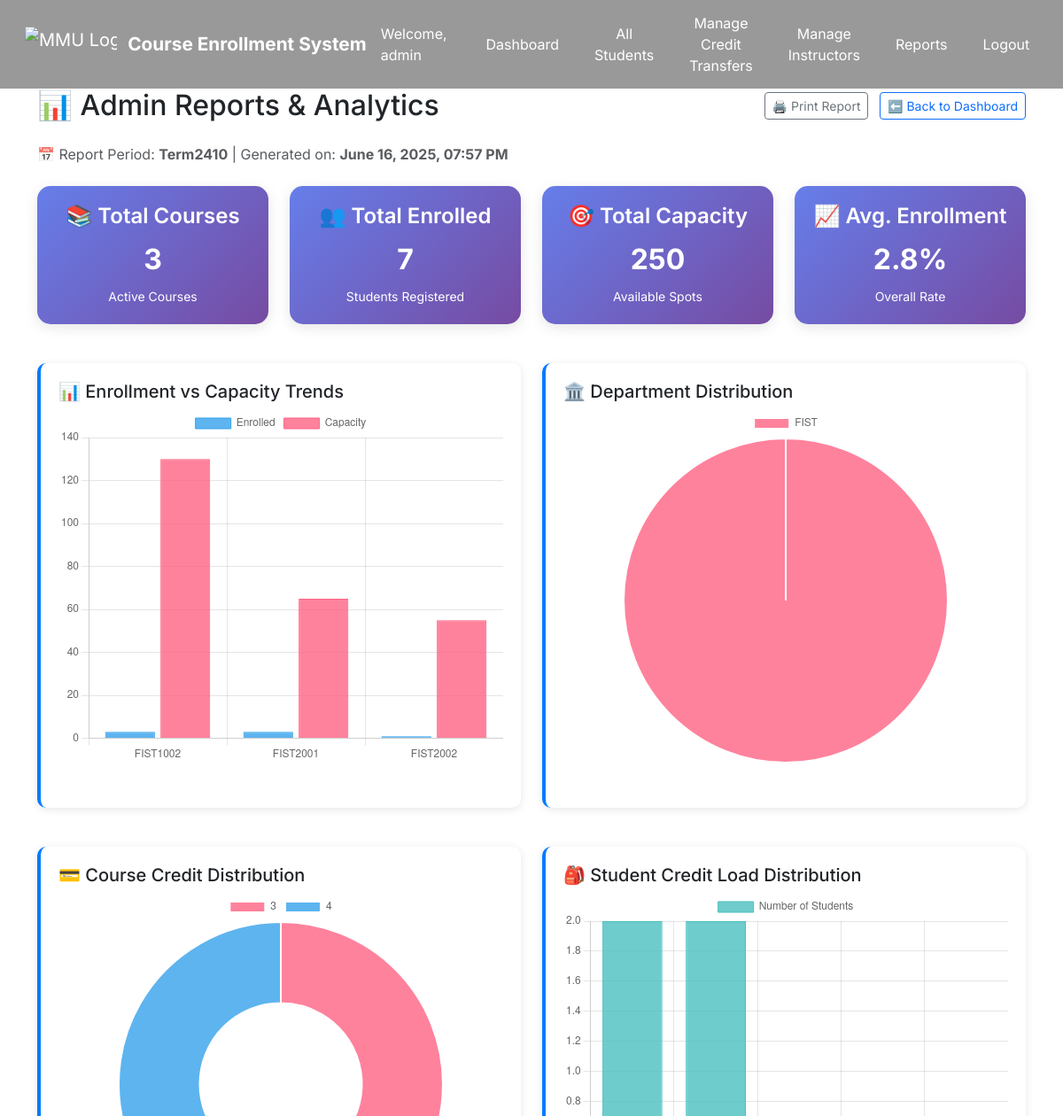
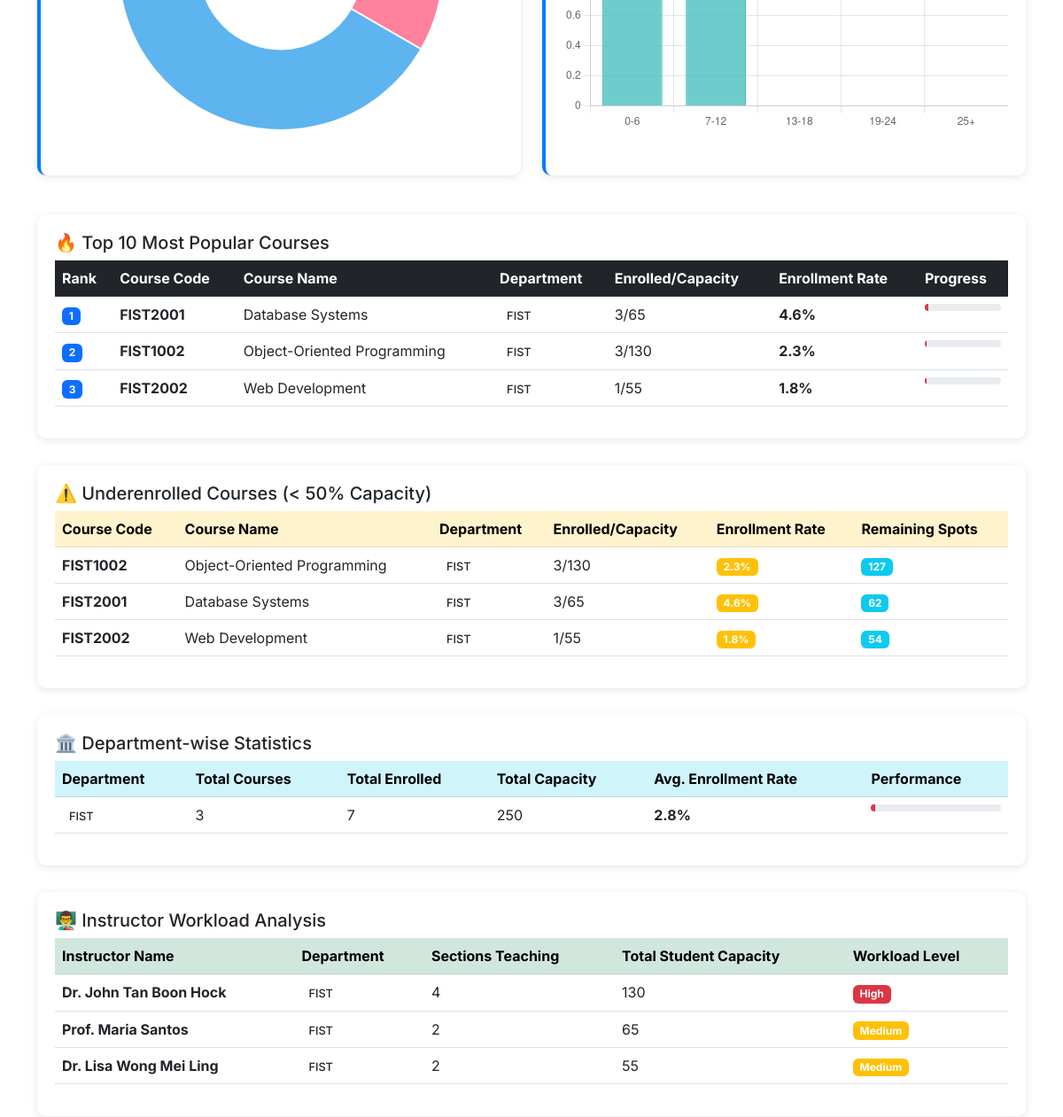
Before: /admin/admin/reports (signed in, upper part) with the older database file (2 pictures, top to bottom).
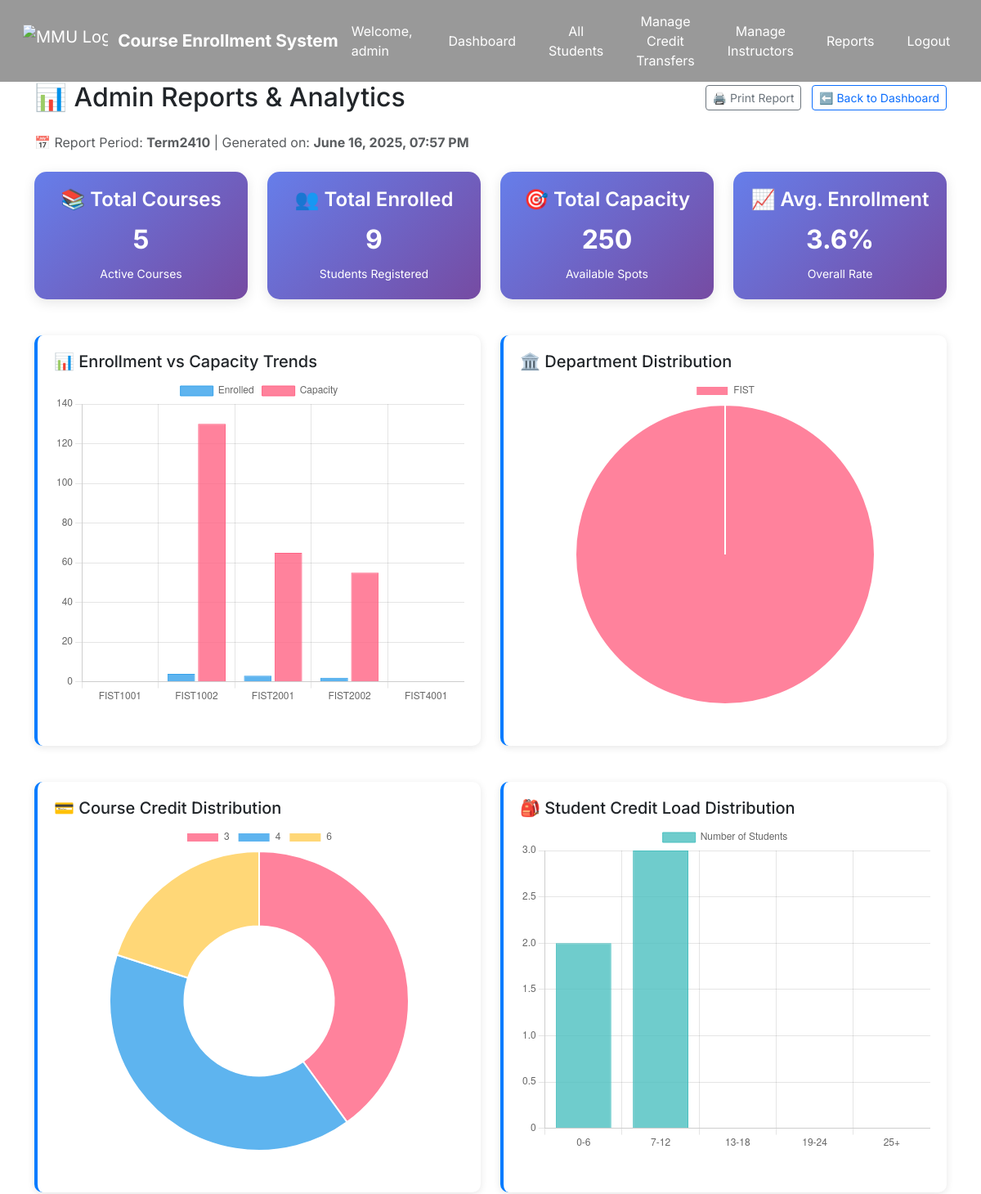
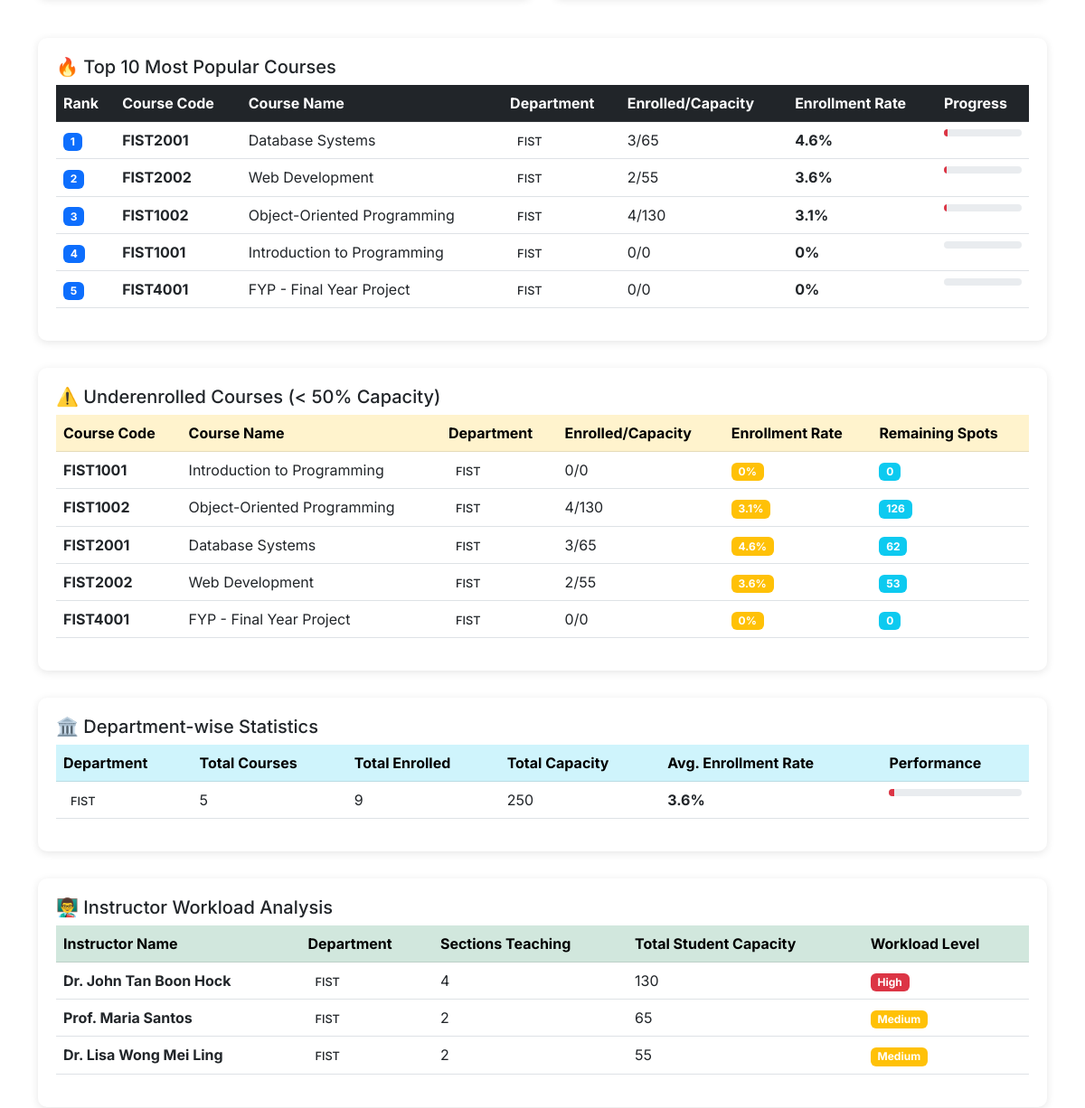
After: the same page with the newer database file (2 pictures, top to bottom).
### app/models.py (models this page shows, shortened)
class Course(db.Model):
    id = db.Column(db.Integer, primary_key=True)
    course_code = db.Column(db.String(10), unique=True)
    course_name = db.Column(db.String(128))
    description = db.Column(db.Text)
    credits = db.Column(db.Integer)
    semester = db.Column(db.String(64))
    department = db.Column(db.String(64))
    prerequisite_id = db.Column(db.Integer, db.ForeignKey('course.id'))
    prerequisite = db.relationship("Course", remote_side=[id])
    enrollments = db.relationship('Enrollment', backref='course', lazy=True)
    sections = db.relationship('Section', back_populates='course', cascade='all, delete')

class Instructor(UserMixin, db.Model):
    id = db.Column(db.Integer, primary_key=True)
    name = db.Column(db.String(128), nullable=False)
    email = db.Column(db.String(128), unique=True, nullable=False)
    password_hash = db.Column(db.String(128))
    title = db.Column(db.String(64))         # 职称，例如 Lecturer
    department = db.Column(db.String(128))   # 部门，例如 FIST
    office = db.Column(db.String(128))       # 办公地址
    phone = db.Column(db.String(32))         # 电话
    biography = db.Column(db.Text)           # 个人简介
    profile_pic = db.Column(db.String(128))  # 头像路径

class SystemSetting(db.Model):
    id = db.Column(db.Integer, primary_key=True)
    key = db.Column(db.String(64), unique=True, nullable=False)
    value = db.Column(db.String(128), nullable=False)

### app/routes/admin.py (the view)
@admin_bp.route("/admin/reports")
@login_required
def admin_reports():
    if not current_user.is_admin:
        abort(403)
    setting = SystemSetting.query.filter_by(key="open_semester").first()
    open_semester = setting.value if setting else "Term2410"
    course_stats = []
    courses = Course.query.filter_by(semester=open_semester).all()
    for course in courses:
        sections = Section.query.filter_by(course_id=course.id).all()
        total_capacity = sum(section.quota for section in sections)
        enrolled_students = db.session.query(Enrollment.student_id).join(Section).filter(
            Section.course_id == course.id
        ).distinct().count()
        remaining_spots = total_capacity - enrolled_students
        enrollment_rate = (enrolled_students / total_capacity * 100) if total_capacity > 0 else 0
        course_stats.append({
            'course_code': course.course_code,
            'course_name': course.course_name,
            'enrolled': enrolled_students,
            'capacity': total_capacity,
            'remaining': remaining_spots,
            'enrollment_rate': round(enrollment_rate, 1),
            'department': course.department
        })
    dept_stats = {}
    for stat in course_stats:
        dept = stat['department']
        if dept not in dept_stats:
            dept_stats[dept] = {
                'total_courses': 0,
                'total_enrolled': 0,
                'total_capacity': 0,
                'avg_enrollment_rate': 0
            }
        dept_stats[dept]['total_courses'] += 1
        dept_stats[dept]['total_enrolled'] += stat['enrolled']
        dept_stats[dept]['total_capacity'] += stat['capacity']
    for dept in dept_stats:
        if dept_stats[dept]['total_capacity'] > 0:
            dept_stats[dept]['avg_enrollment_rate'] = round(
                dept_stats[dept]['total_enrolled'] / dept_stats[dept]['total_capacity'] * 100, 1
            )
    student_dept_count = db.session.query(
        Student.department,
        db.func.count(Student.id).label('count')
    ).group_by(Student.department).all()
    credit_distribution = db.session.query(
        Course.credits,
        db.func.count(Course.id).label('course_count')
    ).filter_by(semester=open_semester).group_by(Course.credits).all()
    popular_courses = sorted(course_stats, key=lambda x: x['enrollment_rate'], reverse=True)[:10]
    underenrolled_courses = [course for course in course_stats if course['enrollment_rate'] < 50]
    instructor_workload = db.session.query(
        Instructor.name,
        Instructor.department,
        db.func.count(Section.id).label('section_count'),
        db.func.sum(Section.quota).label('total_capacity')
    ).join(Section).group_by(Instructor.id).all()
    time_slot_usage = db.session.query(
        Section.day,
        Section.start_time,
        db.func.count(Section.id).label('section_count')
    ).join(Course).filter(Course.semester == open_semester).group_by(
        Section.day, Section.start_time
    ).order_by(Section.day, Section.start_time).all()
    student_credit_loads = []
    students = Student.query.all()
    for student in students:
        current_enrollments = Enrollment.query.join(Section).join(Course).filter(
            Enrollment.student_id == student.id,
            Course.semester == open_semester
        ).all()
        seen_course_ids = set()
        total_credits = 0
        for enrollment in current_enrollments:
            course = enrollment.section.course
            if course.id not in seen_course_ids:
                total_credits += course.credits
                seen_course_ids.add(course.id)
        if total_credits > 0:  # Only include students with enrollments
            student_credit_loads.append({
                'student_name': student.name,
                'department': student.department,
                'credits': total_credits,
                'scholarship': student.scholarship_percentage or 0
            })
    credit_ranges = {'0-6': 0, '7-12': 0, '13-18': 0, '19-24': 0, '25+': 0}
    for load in student_credit_loads:
        credits = load['credits']
        if credits <= 6:
            credit_ranges['0-6'] += 1
        elif credits <= 12:
            credit_ranges['7-12'] += 1
        elif credits <= 18:
            credit_ranges['13-18'] += 1
        elif credits <= 24:
            credit_ranges['19-24'] += 1
        else:
            credit_ranges['25+'] += 1
    return render_template("admin/reports.html",
        open_semester=open_semester,
        course_stats=course_stats,
        dept_stats=dept_stats,
        student_dept_count=student_dept_count,
        credit_distribution=credit_distribution,
        popular_courses=popular_courses,
        underenrolled_courses=underenrolled_courses,
        instructor_workload=instructor_workload,
        time_slot_usage=time_slot_usage,
        student_credit_loads=student_credit_loads,
        credit_ranges=credit_ranges,
        generated_on=datetime.now().strftime("%B %d, %Y, %I:%M %p")  # 👈 加这行
    )

### app/models.py (called while the page is built)
    @property
    def is_admin(self):
        return True

### app/templates/admin/reports.html (shortened to what the changed rows need)
    {% extends "base.html" %}
    {% block head %}
    {{ super() }}
    {% endblock %}
    {% block content %}
    <div class="d-flex justify-content-between align-items-center mb-4">
        <h2 class="mb-0">📊 Admin Reports & Analytics</h2>
    </div>
    <p class="text-muted mb-4">
        📅 Report Period: <strong>{{ open_semester }}</strong> |
        Generated on: <strong>{{ generated_on }}</strong>
    </p>
    <div class="row mb-4">
        <div class="col-md-3">
            <div class="stats-card text-center">
                <h4>📚 Total Courses</h4>
                <div class="stat-number">{{ course_stats|length }}</div>
                <small>Active Courses</small>
            </div>
        </div>
        <div class="col-md-3">
            <div class="stats-card text-center">
                <h4>👥 Total Enrolled</h4>
                <div class="stat-number">{{ course_stats|sum(attribute='enrolled') }}</div>
                <small>Students Registered</small>
            </div>
        </div>
        <div class="col-md-3">
            <div class="stats-card text-center">
                <h4>📈 Avg. Enrollment</h4>
                <div class="stat-number">{{ ((course_stats|sum(attribute='enrolled') / course_stats|sum(attribute='capacity')) * 100)|round(1) }}%</div>
                <small>Overall Rate</small>
            </div>
        </div>
    </div>
    <div class="row mb-4">
        <div class="col-md-6">
            <div class="metric-card">
                <div class="chart-container">
                    <canvas id="enrollmentChart"></canvas>
                </div>
            </div>
        </div>
    </div>
    <div class="row mb-4">
        <div class="col-md-6">
            <div class="metric-card">
                <div class="chart-container">
                    <canvas id="creditChart"></canvas>
                </div>
            </div>
        </div>
        <div class="col-md-6">
            <div class="metric-card">
                <div class="chart-container">
                    <canvas id="studentLoadChart"></canvas>
                </div>
            </div>
        </div>
    </div>
    <div class="table-container">
        <div class="table-responsive">
            <table class="table table-hover">
                <thead class="table-dark">
                    <tr>
                        <th>Rank</th>
                        <th>Course Code</th>
                        <th>Course Name</th>
                        <th>Department</th>
                        <th>Enrolled/Capacity</th>
                        <th>Enrollment Rate</th>
                        <th>Progress</th>
                    </tr>
                </thead>
                <tbody>
                    {% for course in popular_courses %}
                    <tr>
                        <td><span class="badge bg-primary">{{ loop.index }}</span></td>
                        <td><strong>{{ course.course_code }}</strong></td>
                        <td>{{ course.course_name }}</td>
                        <td><span class="department-badge dept-{{ course.department }}">{{ course.department }}</span></td>
                        <td>{{ course.enrolled }}/{{ course.capacity }}</td>
                        <td><strong>{{ course.enrollment_rate }}%</strong></td>
                        <td>
                            <div class="progress progress-bar-custom">
                                <div class="progress-bar
                                    {% if course.enrollment_rate >= 80 %}enrollment-rate-high
                                    {% elif course.enrollment_rate >= 50 %}enrollment-rate-medium
                                    {% else %}enrollment-rate-low{% endif %}"
                                    style="width: {{ course.enrollment_rate }}%"></div>
                            </div>
                        </td>
                    </tr>
                    {% endfor %}
                </tbody>
            </table>
        </div>
    </div>
    {% if underenrolled_courses %}
    <div class="table-container">
        <div class="table-responsive">
            <table class="table table-hover">
                <thead class="table-warning">
                    <tr>
                        <th>Course Code</th>
                        <th>Course Name</th>
                        <th>Department</th>
                        <th>Enrolled/Capacity</th>
                        <th>Enrollment Rate</th>
                        <th>Remaining Spots</th>
                    </tr>
                </thead>
                <tbody>
                    {% for course in underenrolled_courses %}
                    <tr>
                        <td><strong>{{ course.course_code }}</strong></td>
                        <td>{{ course.course_name }}</td>
                        <td><span class="department-badge dept-{{ course.department }}">{{ course.department }}</span></td>
                        <td>{{ course.enrolled }}/{{ course.capacity }}</td>
                        <td><span class="badge bg-warning">{{ course.enrollment_rate }}%</span></td>
                        <td><span class="badge bg-info">{{ course.remaining }}</span></td>
                    </tr>
                    {% endfor %}
                </tbody>
            </table>
        </div>
    </div>
    {% endif %}
    <div class="table-container">
        <div class="table-responsive">
            <table class="table table-hover">
                <thead class="table-info">
                    <tr>
                        <th>Department</th>
                        <th>Total Courses</th>
                        <th>Total Enrolled</th>
                        <th>Total Capacity</th>
                        <th>Avg. Enrollment Rate</th>
                        <th>Performance</th>
                    </tr>
                </thead>
                <tbody>
                    {% for dept, stats in dept_stats.items() %}
                    <tr>
                        <td><span class="department-badge dept-{{ dept }}">{{ dept }}</span></td>
                        <td>{{ stats.total_courses }}</td>
                        <td>{{ stats.total_enrolled }}</td>
                        <td>{{ stats.total_capacity }}</td>
                        <td><strong>{{ stats.avg_enrollment_rate }}%</strong></td>
                        <td>
                            <div class="progress progress-bar-custom">
                                <div class="progress-bar
                                    {% if stats.avg_enrollment_rate >= 80 %}enrollment-rate-high
                                    {% elif stats.avg_enrollment_rate >= 50 %}enrollment-rate-medium
                                    {% else %}enrollment-rate-low{% endif %}"
                                    style="width: {{ stats.avg_enrollment_rate }}%"></div>
                            </div>
                        </td>
                    </tr>
                    {% endfor %}
                </tbody>
            </table>
        </div>
    </div>
    <div class="table-container">
        <div class="table-responsive">
            <table class="table table-hover">
                <thead class="table-success">
                    <tr>
                        <th>Instructor Name</th>
                        <th>Department</th>
                        <th>Sections Teaching</th>
                        <th>Total Student Capacity</th>
                        <th>Workload Level</th>
                    </tr>
                </thead>
                <tbody>
                    {% for instructor in instructor_workload %}
                    <tr>
                        <td><strong>{{ instructor.name }}</strong></td>
                        <td><span class="department-badge dept-{{ instructor.department }}">{{ instructor.department }}</span></td>
                        <td>{{ instructor.section_count }}</td>
                        <td>{{ instructor.total_capacity }}</td>
                        <td>
                            {% if instructor.section_count >= 4 %}
                                <span class="badge bg-danger">High</span>
                            {% elif instructor.section_count >= 2 %}
                                <span class="badge bg-warning">Medium</span>
                            {% else %}
                                <span class="badge bg-success">Light</span>
                            {% endif %}
                        </td>
                    </tr>
                    {% endfor %}
                </tbody>
            </table>
        </div>
    </div>
    {% endblock %}

Changed rows visible on the page:
no longer on one of the page's lists (row unchanged): Course: department "FIST"
added SystemSetting: value "Term2410"
shown differently, row unchanged: Course "FIST2002": enrolled "1" → "2"; enrollment_rate "1.8" → "3.6"; remaining "54" → "53"; moves up the list
computed for Course "FIST1002": enrolled "3" → "4"; enrollment_rate "2.3" → "3.1"; remaining "127" → "126"
now on this page (row edited): Course: course_code "FIST1001", course_name "Introduction to Programming", department "FIST", enrolled "0", capacity "0", enrollment_rate "0", remaining "0", total_courses "5", total_enrolled "9", total_capacity "250", avg_enrollment_rate "3.6"
now on this page (row edited): Course: course_code "FIST4001", course_name "FYP - Final Year Project", department "FIST", enrolled "0", capacity "0", enrollment_rate "0", remaining "0"
Other visible differences:
{{ course_stats|length }}: "3" → "5"
{{ course_stats|sum(attribute='enrolled') }}: "7" → "9"
chart data {{ credit_distribution | map(attribute=1) | list | tojson }}: [1, 2] → [2, 2, 1]
chart data {{ credit_ranges.values() | list | tojson }}: [2, 2, 0, 0, 0] → [2, 3, 0, 0, 0]
{{ open_semester }}: "Term2410" → (not shown)
text no longer shown: "2.8"
text now shown: "3.6"
